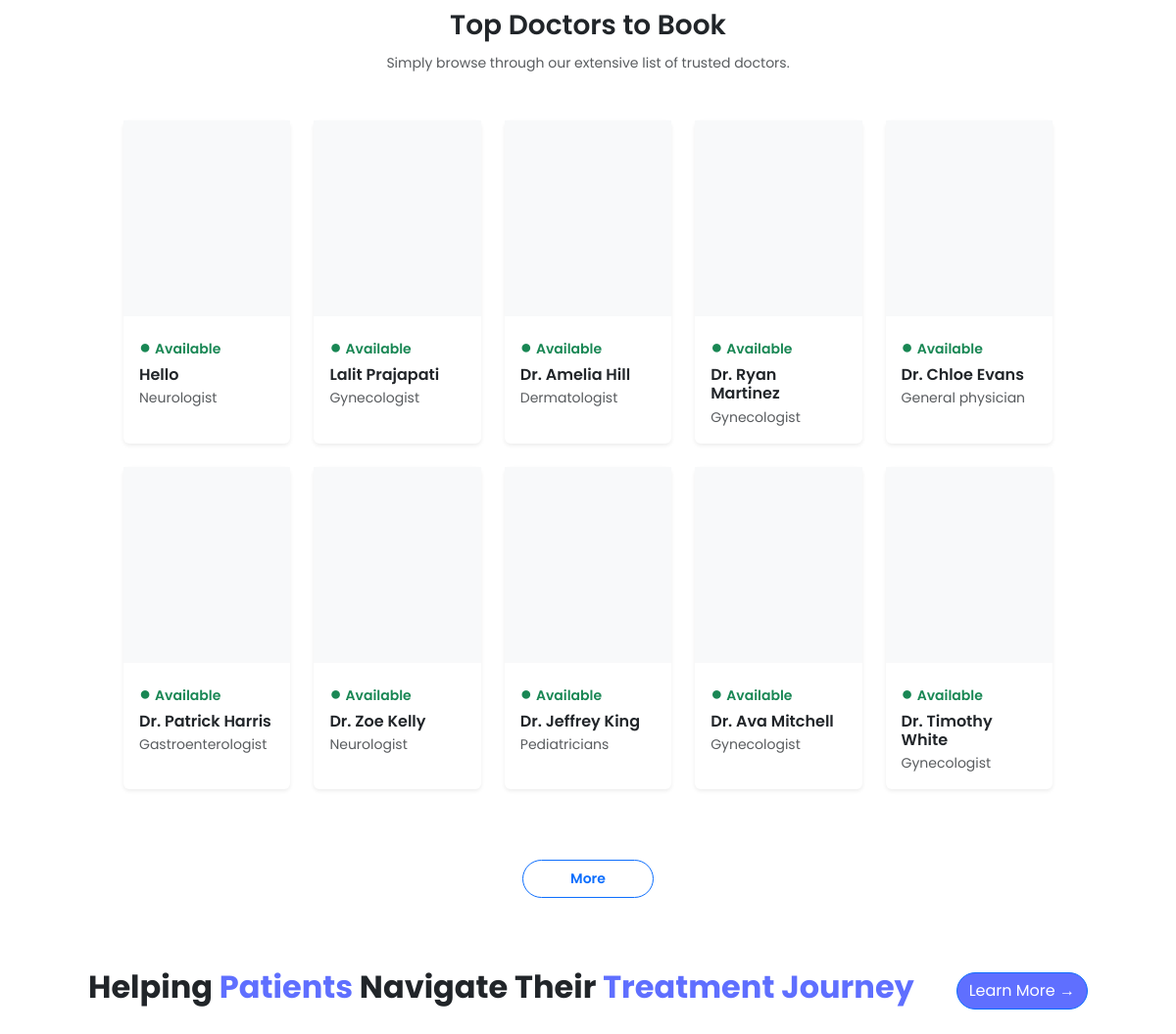
The app's page / (middle part), older data.
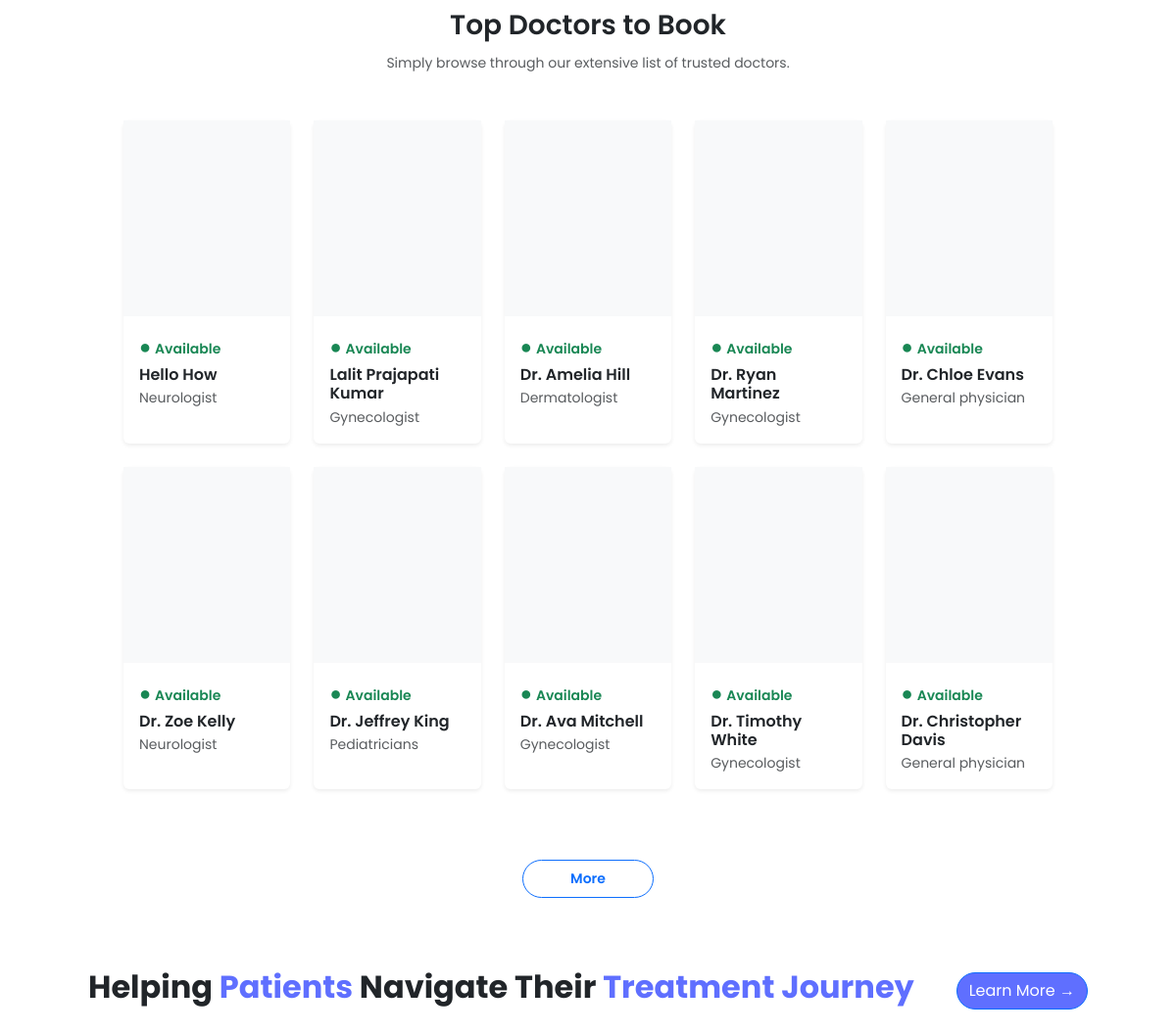
The same page, newer data.
### appointment/models.py (models this page shows, shortened)
class Doctor(models.Model):
    image = CloudinaryField('image', folder='doctor_image')
    name = models.CharField(max_length=100)
    email = models.EmailField()
    username = models.CharField(max_length=255, unique=True)
    password = models.CharField(max_length=100)
    experience = models.IntegerField()
    fees = models.FloatField()
    category = models.ForeignKey(Category, on_delete=models.CASCADE)
    degree = models.CharField(max_length=50)
    about = models.TextField()
    address = models.TextField()
    available = models.BooleanField(default=True)

class Category(models.Model):
    name = models.CharField(max_length=100)
    def __str__(self):
        return self.name

### appointment/views.py (the view)
# urls.py: path('', views.index, name='home'),
def index(request):
    doctors = Doctor.objects.filter(available=True).order_by('-id')[:10]
    return render(request, 'index.html', {'doctors': doctors, })

### templates/index.html (shortened to what this page needs)
{% extends "layout.html" %}
{% load static %}
{% block contant %}
    <main class="container py-5 px-5">
        <section class="mt-5 px-5">
            <h3 class="text-center fw-semibold fs-3 py-2 mb-1" data-aos="fade-up">
                Top Doctors to Book
            </h3>
            <p class="text-center text-muted small mx-auto mb-5"
            data-aos="fade-up" data-aos-delay="200">
                Simply browse through our extensive list of trusted doctors.
            </p>
            <div class="row row-cols-2 row-cols-sm-5 g-4">
                {% for doctor in doctors %}
                <div class="col" data-aos="fade-up" data-aos-delay="{{ forloop.counter0|add:1 }}00">
                    <div class="card border-0 rounded shadow-sm h-100"
                        style="transition: all 0.3s ease;"
                        onmouseover="this.style.transform='translateY(-10px)'; this.style.boxShadow='0 15px 30px rgba(0,0,0,0.15)'"
                        onmouseout="this.style.transform='translateY(0px)'; this.style.boxShadow=''">
                        <div class="bg-light d-flex justify-content-center align-items-center overflow-hidden"
                            style="height: 200px;">
                        </div>
                        <div class="card-body pb-3 d-flex flex-column">
                            <p class="text-success small fw-semibold mb-1">
                                <span class="me-1 fs-5">●</span>Available
                            </p>
                            <h6 class="card-title fw-semibold mb-1">
                                {{ doctor.name }}
                            </h6>
                            <p class="text-muted small mb-0">
                                {{ doctor.category }}
                            </p>
                        </div>
                    </div>
                </div>
                {% endfor %}
            </div>
            <div class="text-center my-5" data-aos="zoom-in">
                <a href="{% url "doctor" 'all doctor' %}"
                class="btn btn-outline-primary fw-semibold rounded-pill btn-sm px-5 py-2 my-4">
                    More
                </a>
            </div>
        </section>
        <section class="container my-5">
            <div class="d-flex justify-content-between align-items-center mb-4 flex-wrap">
                <h2 class="fw-bold" data-aos="fade-right">
                    Helping <span style="color:rgb(95 111 255);">Patients</span> Navigate Their
                    <span style="color:rgb(95 111 255);">Treatment Journey</span>
                </h2>
                <a href="{% url "patient_programs" %}"
                class="btn btn-outline-primary rounded-pill"
                style="background:rgb(95 111 255); color:white;"
                data-aos="fade-left">
                    Learn More →
                </a>
            </div>
            <div class="row g-4">
            </div>
        </section>
  </main>
{% endblock contant %}

Row changes from the older to the newer data that the page shows:
removed Doctor: name "Dr. Patrick Harris", category "Gastroenterologist"
changed Doctor: name "Hello" → "Hello How"
changed Doctor: name "Lalit Prajapati" → "Lalit Prajapati Kumar"
now on this page (row unchanged): Doctor: name "Dr. Christopher Davis", category "General physician"
